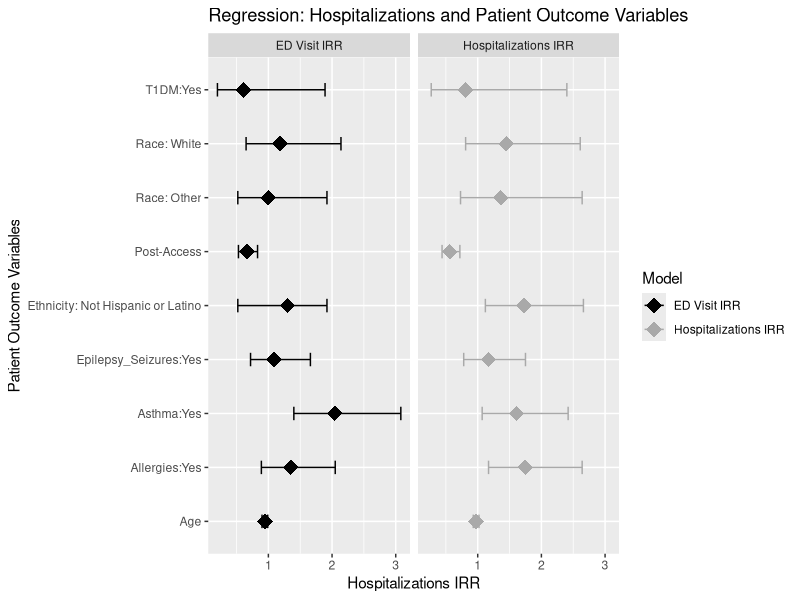

The R source for this figure:
library(tidyverse)
dat<- data.frame( 
  
  outcome_var = c("Post-Access", "Race: White", "Race: Other","Ethnicity: Not Hispanic or Latino", "Age", "Asthma:Yes", "Allergies:Yes", "T1DM:Yes", "Epilepsy_Seizures:Yes"),
  
  IRR= c(0.66, 1.18, 1.0, 1.30,0.95, 2.04, 1.35, 0.61, 1.09),
  
  LL=c(0.53,0.65,0.52, 0.52, 0.90, 1.40, 0.89, 0.20, 0.72),
  
  UL=c(0.83,2.14,1.92, 1.92, 0.99, 3.08, 2.05, 1.89, 1.66)
  
) %>%
  mutate(Model = "ED Visit IRR")


dat2<- data.frame(
  
  outcome_var = c("Post-Access", "Race: White", "Race: Other","Ethnicity: Not Hispanic or Latino", "Age", "Asthma:Yes", "Allergies:Yes", "T1DM:Yes", "Epilepsy_Seizures:Yes"),
  
  IRR= c(0.56, 1.45, 1.36, 1.73, 0.97, 1.61, 1.75, 0.81, 1.17),
  
  LL=c(0.44,0.81,0.73, 1.12, 0.93, 1.07, 1.17, 0.27, 0.78),
  
  UL=c(0.72, 2.61, 2.64, 2.66, 1.02, 2.42, 2.64, 2.40, 1.75)
  
) %>%
  mutate(Model="Hospitalizations IRR")

dat_full<-rbind(dat,
                dat2)

ggplot(dat_full,aes(y=outcome_var,x= IRR , col=Model))+
  
  geom_point(shape = 18, size = 5, position = position_dodge(width = 0.5)) + 
  
  geom_errorbarh(aes(xmin = LL, xmax = UL), 
                 height = 0.25,position = position_dodge(width = 0.5)) +
  labs(title="Regression: Hospitalizations and Patient Outcome Variables", 
       y= "Patient Outcome Variables", x= "Hospitalizations IRR")+
  scale_color_manual(values = c("black","dark grey"))+
  facet_grid(.~Model)
